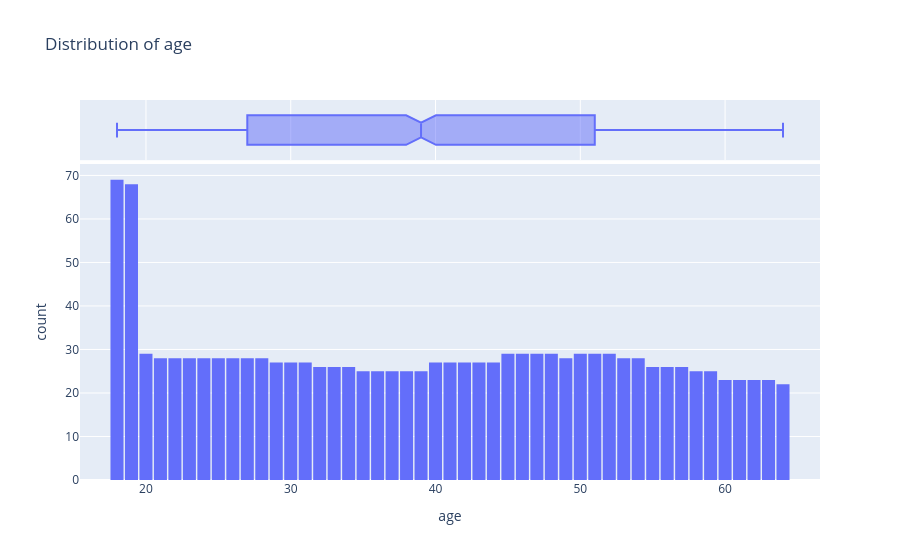

The code cell stored with this chart in its notebook:
### Code cell
fig = px.histogram(df,x='age',marginal='box',nbins=47,title="Distribution of age")
fig.update_layout(bargap=0.1)
fig.show()

### Figure 1 — Plotly figure (JSON) as saved in the notebook; plotly's stock layout.template omitted (floating-point values rounded to 4 significant figures; data arrays with more than 128 entries replaced by an {"elided": "..."} marker saying what was removed)
{"data": [{"bingroup": "x", "hovertemplate": "age=%{x}<br>count=%{y}<extra></extra>", "legendgroup": "", "marker": {"color": "#636efa", "pattern": {"shape": ""}}, "name": "", "nbinsx": 47, "orientation": "v", "showlegend": false, "type": "histogram", "x": {"elided": "1338 int values"}, "xaxis": "x", "yaxis": "y"}, {"hovertemplate": "age=%{x}<extra></extra>", "legendgroup": "", "marker": {"color": "#636efa"}, "name": "", "notched": true, "showlegend": false, "type": "box", "x": {"elided": "1338 int values"}, "xaxis": "x2", "yaxis": "y2"}], "layout": {"bargap": 0.1, "barmode": "relative", "legend": {"tracegroupgap": 0}, "title": {"text": "Distribution of age"}, "xaxis": {"anchor": "y", "domain": [0, 1], "title": {"text": "age"}}, "xaxis2": {"anchor": "y2", "domain": [0, 1], "matches": "x", "showgrid": true, "showticklabels": false}, "yaxis": {"anchor": "x", "domain": [0, 0.8316], "title": {"text": "count"}}, "yaxis2": {"anchor": "x2", "domain": [0.8416, 1], "matches": "y2", "showgrid": false, "showline": false, "showticklabels": false, "ticks": ""}}}
